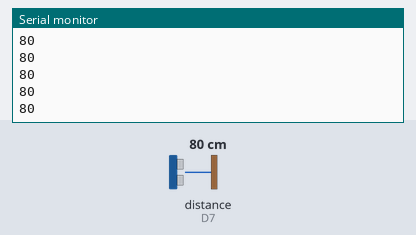
A sketch run on a simulated ESP8266 (NodeMCU). Parts: the last lines printed to the serial monitor. Wiring (inferred from the names in the program): ultrasonic range finder: trigger D6; echo D7. The test bench sets the inputs (shaded band); at power-on: distance to the obstacle (sensor on D7) 80 cm. The echo pulse lasts 58.3 µs per cm.

Above: at 1.2 s.
1.3 s: distance to the obstacle (sensor on D7) set to 2 cm
At 1.37 s:
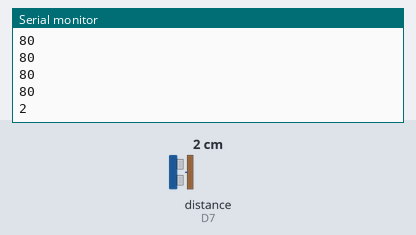
2.8 s: distance to the obstacle (sensor on D7) set to 4 cm
At 2.88 s:
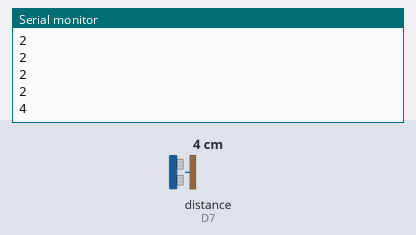
Timing chart, 0 to 5.8 s (numbered marks = the images above; inputs shaded):
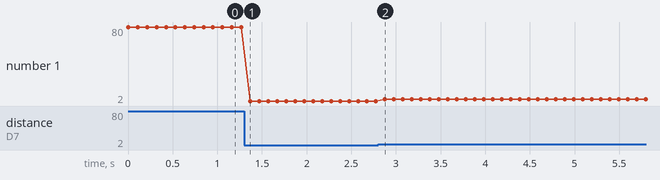

Measured:
- after the input at 1.3 s, the serial monitor: prints a new line after 0.07 s (image 1)
- after the input at 2.8 s, the serial monitor: prints a new line after 0.08 s (image 2)
- plotted number 1: 80 → 2 after the input at 1.3 s, 2 → 4 after the input at 2.8 s

The sketch:

ESP_DistanceSensor_serial.ino
```cpp
const unsigned int TRIG_PIN = D6;
const unsigned int ECHO_PIN = D7;
const unsigned int BAUD_RATE = 9600;

void setup() {
  pinMode(TRIG_PIN, OUTPUT);
  pinMode(ECHO_PIN, INPUT);
  Serial.begin(BAUD_RATE);
}

void loop() {
  digitalWrite(TRIG_PIN, LOW);
  delayMicroseconds(2);
  digitalWrite(TRIG_PIN, HIGH);
  delayMicroseconds(10);
  digitalWrite(TRIG_PIN, LOW);


  const unsigned long duration = pulseIn(ECHO_PIN, HIGH);
  int distance = duration / 29 / 2;
  if (duration == 0) {
    //Serial.println(300);
    //Serial.println("Warning: no pulse from sensor");
    Serial.println("0");
  }
  else {
    // Serial.print("distance to nearest object:");
    Serial.println(distance);
    //Serial.println(" cm");
  }
  delay(100);
}
```
